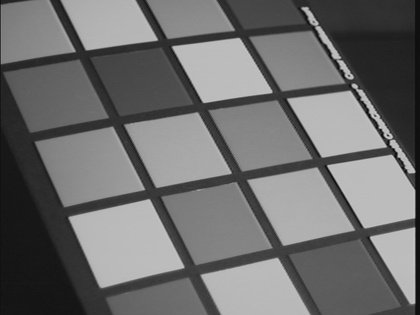
%> input picture img01.jpg, 420 x 315 px, shrunk from 640 x 480 before the run
$ octave --eval "lab3_demo(imread('img01.jpg'));"   (GNU Octave 9; MATLAB toolbox functions it lacks are replaced by stand-ins)
%> lines starting %> are read from the running program, lines starting %| are printed output that depends on the picture; in (x1, y1, x2, y2) boxes, pixels count from 0 and x2, y2 are one past the last pixel; in counts of white or black regions, pixels touching at a corner belong together; the program's own positions count from 1
### myEdgeFilter.m
function [Im, Ix, Iy] = myEdgeFilter(img, sigma)

    img = img(:, :, 1);
    Img = convolution(img, fspecial('gaussian', 5, sigma));

    Gy = [   1   2   1;
             0   0   0;
            -1  -2  -1
         ];

    Gx = rot90(Gy, 3);

    % Gx = [5 0 -5; 8 0 -8;5 0 -5];
    % Gy = [5 8 5; 0 0 0; -5 -8 -5];

    Iy = convolution(Img, Gx);
    Ix = convolution(Img, Gy);

    Iy = im2bw(mat2gray(abs(Iy)), 0.2);
    Ix = im2bw(mat2gray(abs(Ix)), 0.2);

    for j = 1:size(Iy, 2)
        for i = 2:size(Iy, 1)-1
            if(Iy(i, j) ~= max([Iy(i-1, j) Iy(i,j) Iy(i+1, j)]))
                Iy(i, j) = 0;
            end
        end
    end

    for i = 1:size(Ix, 1)
        for j = 2:size(Ix, 2)-1
            if(Ix(i, j) ~= max([Ix(i, j-1) Ix(i, j) Ix(i, j+1)]))
                Ix(i, j) = 0;
            end
        end
    end

    %Ix = convolution(Ix, fspecial('gaussian', 5, sigma));
    %Iy = convolution(Iy, fspecial('gaussian', 5, sigma));

    Im = Ix + Iy;

end


% [5 lines left out: function gaussianKernel, not called in this run]

### convolution.m
function [result] = convolution(img0, h)

    result = double(zeros(size(img0)));

    M = floor(size(h, 1)/2);
    N = floor(size(h, 2)/2);

    [imRows, imCols] = size(img0);

    img = horzcat(zeros(imRows, M), img0, zeros(imRows, M));
    img = vertcat(zeros(N, imCols+2*M), img, zeros(N, imCols+2*M));

    h = rot90(h, 2);
    for i = 1:size(img, 1)-2*N
        for j = 1:size(img, 2)-2*M
            result(i,j) = sum(sum(h .* double(img(i:i+2*N, j:j+2*M))));
        end
    end

end

### myHarrisCorner.m
function [R] = myHarrisCorner(Ix, Iy, k)

    Ix = mat2gray(abs(Ix));
    Iy = mat2gray(abs(Iy));

    Ix2 = Ix .^ 2;
    Ix2 = convolution(Ix2, fspecial('gaussian', 5, 1));

    Iy2 = Iy .^ 2;
    Iy2 = convolution(Iy2, fspecial('gaussian', 5, 1));

    Ixy = Ix .* Iy;
    Ixy = convolution(Ixy, fspecial('gaussian', 5, 1));

    detM = (Ix2.*Iy2 - Ixy.^2);
    traceM2 = (Ix2 + Iy2).^2;

    R = mat2gray(abs(detM - k .* traceM2));
    R = im2bw(R, 0.4);

end


% [5 lines left out: function gaussianKernel, not called in this run]

### lab3_demo.m
function [] = lab3_demo(img)

    [Im, Ix, Iy] = myEdgeFilter(img, 1);
%> in myEdgeFilter, img is the input picture: size 315x420 uint8; min 6, max 207, mean 109.7
%> call 3 of convolution, with h = [1 2 1; 0 0 0; -1 -2 -1]
%> after the loop in convolution (call 3), `for i = 1:size(img, 1)-2*N`:
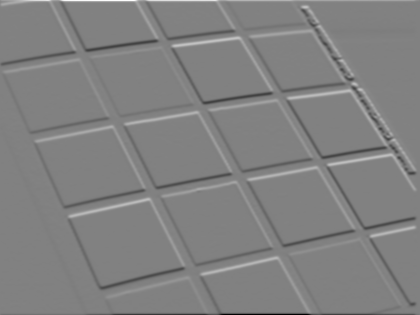
%> result: size 315x420 double; min -697.2, max 677.7, mean 0; drawn with min black and max white
%> in myEdgeFilter, `Iy = im2bw(mat2gray(abs(Iy)), 0.2);`:
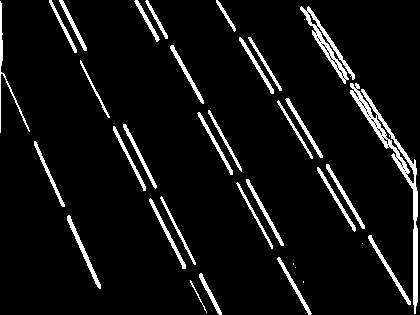
%> Iy: size 315x420 logical; 6.8% white; 35 white regions (5 under 20 px), largest, box (x1, y1, x2, y2) and area: (350, 83, 418, 314) 1784, (300, 6, 355, 84) 823, (0, 1, 30, 133) 336
%> in myEdgeFilter, `Ix = im2bw(mat2gray(abs(Ix)), 0.2);`: Ix: size 315x420 logical; 5.8% white; 101 white regions (55 under 20 px), largest, box (x1, y1, x2, y2) and area: (58, 0, 414, 38) 554, (87, 313, 415, 315) 421, (288, 89, 387, 145) 350
%> in myEdgeFilter, `Im = Ix + Iy;`:
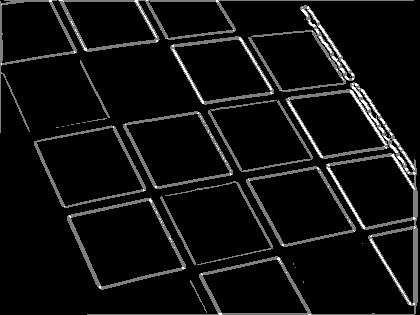
%> Im: size 315x420 double; min 0, max 2, mean 0.125; drawn with min black and max white

    [R] = myHarrisCorner(Ix, Iy, 0.07);
%> in convolution (call 4), `img = horzcat(zeros(imRows, M), img0, zeros(imRows, M));`: img: size 315x424 double; values 0 (black) and 1 (white), 5.7% white; 101 white regions (55 under 20 px), largest, box (x1, y1, x2, y2) and area: (60, 0, 416, 38) 554, (89, 313, 417, 315) 421, (290, 89, 389, 145) 350
%> in convolution (call 4), `img = vertcat(zeros(N, imCols+2*M), img, zeros(N, imCols+2*M));`: img: size 319x424 double; values 0 (black) and 1 (white), 5.7% white in thin lines or dots
%> in convolution (call 5), `img = horzcat(zeros(imRows, M), img0, zeros(imRows, M));`: img: size 315x424 double; values 0 (black) and 1 (white), 6.7% white; 35 white regions (5 under 20 px), largest, box (x1, y1, x2, y2) and area: (352, 83, 420, 314) 1784, (302, 6, 357, 84) 823, (2, 1, 32, 133) 336
%> in convolution (call 5), `img = vertcat(zeros(N, imCols+2*M), img, zeros(N, imCols+2*M));`: img: size 319x424 double; values 0 (black) and 1 (white), 6.6% white; 35 white regions (5 under 20 px), largest, box (x1, y1, x2, y2) and area: (352, 85, 420, 316) 1784, (302, 8, 357, 86) 823, (2, 3, 32, 135) 336
%> after the loop in convolution (call 5), `for i = 1:size(img, 1)-2*N`:
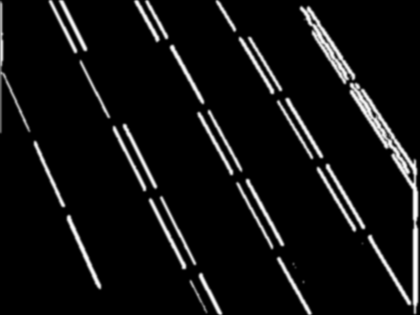
%> result: size 315x420 double; min 0, max 1, mean 0.0672
%> in myHarrisCorner, `Ixy = Ix .* Iy;`: Ixy: size 315x420 double; values 0 (black) and 1 (white), 1.3% white in thin lines or dots
%> after the loop in convolution (call 6), `for i = 1:size(img, 1)-2*N`:
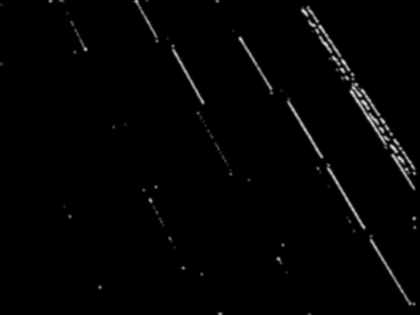
%> result: size 315x420 double; min 0, max 0.837, mean 0.0134
%> in myHarrisCorner, `R = im2bw(R, 0.4);`: R: size 315x420 logical; 0.35% white in thin lines or dots

    subplot(2, 2, 3); subimage(Im); title('Im');
    subplot(2, 2, 1); subimage(Ix); title('Ix');
    subplot(2, 2, 2); subimage(Iy); title('Iy');

    [row, col] = find(R == 1);
    subplot(2, 2, 4); subimage(img); title('R'); hold on; plot(col, row, 'r+');


end
%> in lab3_demo, `subimage(Im)`:
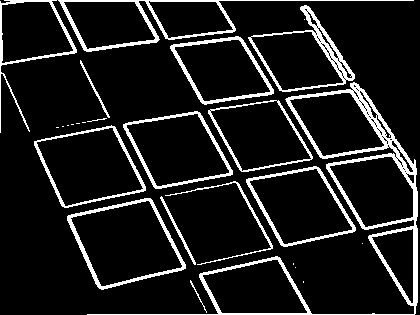
%> displayed picture: size 315x420, on the screen's scale of 0 to 255; 11.2% white; 26 white regions (11 under 20 px), largest, box (x1, y1, x2, y2) and area: (87, 82, 418, 315) 4661, (58, 0, 414, 52) 1566, (248, 5, 355, 92) 1311
%> in lab3_demo, `[row, col] = find(R == 1);`: row = 462 values from 1 to 315; col = 462 values from 2 to 416
%> `lab3_demo(imread('img01.jpg'));`:
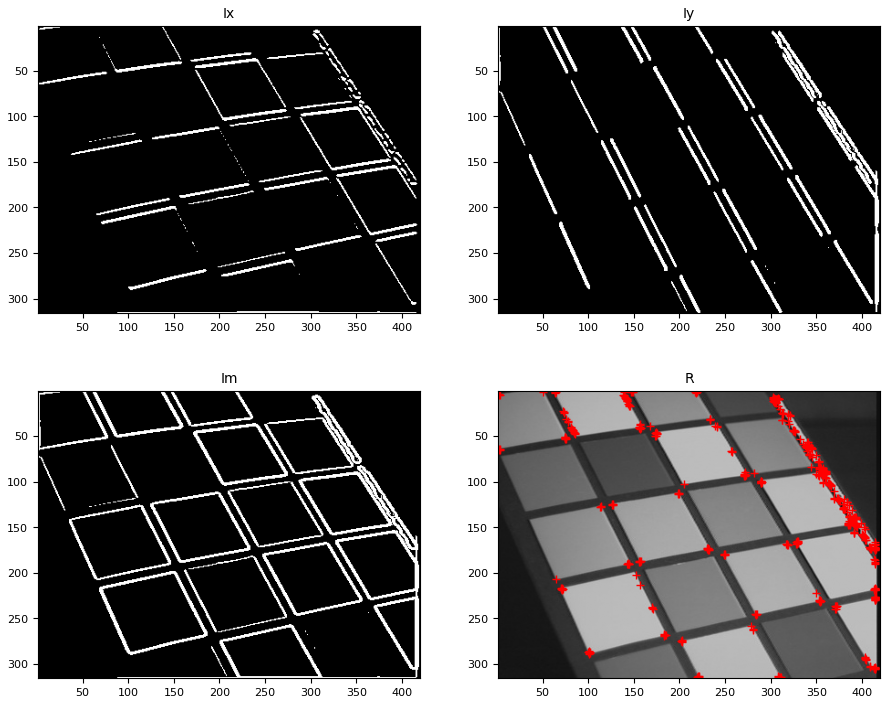
%> figure redrawn from the program's plot data, 4 panels
